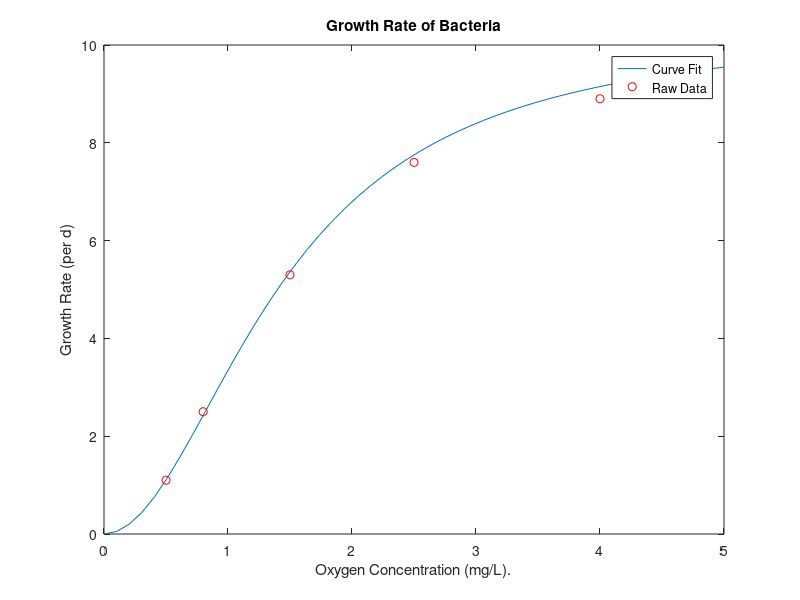

MATLAB code to generate this figure:
% ME 261 Homework 21
% Marco Gomez

clc
clear

c = [.5 .8 1.5 2.5 4];
k = [1.1 2.5 5.3 7.6 8.9];

i = c.^2;
x = 1./i;
y = 1./k;


n = length(x);
numerator = n*sum(x.*y)-sum(x)*sum(y);
denom = n * sum(x.^2)-(sum(x))^2;
a1 = numerator / denom;
a0 = mean(y)-a1*mean(x);

kmax = 1/a0;
cs = a1*kmax;
answre = [cs kmax];
fprintf('The calculated values for cs and kmax are: %.3f and %.3f respectively.\n', answre)

i = linspace(0,5,50);
j = (kmax.*((i).^2))./(cs+(i).^2);
plot(i,j)
xlabel('Oxygen Concentration (mg/L).')
ylabel('Growth Rate (per d)')
title('Growth Rate of Bacteria')
hold on
scatter(c,k,'r')
hold off
legend('Curve Fit','Raw Data')
